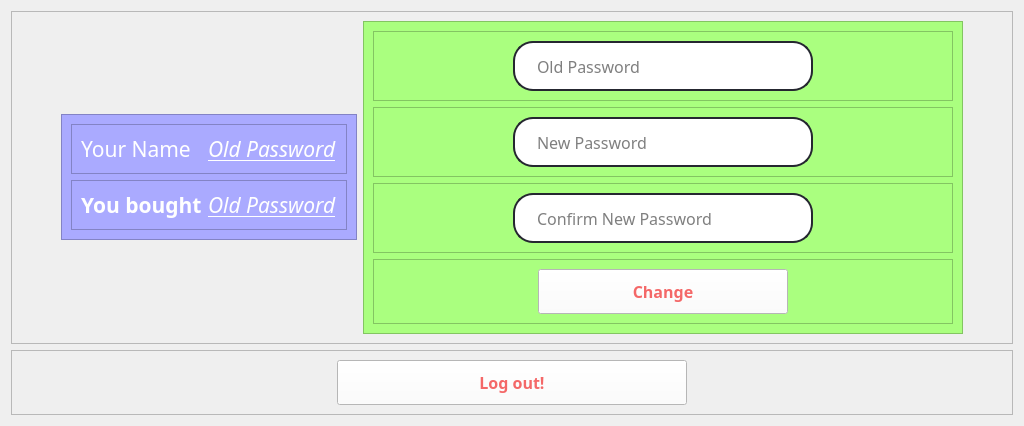
         <widget class="QWidget" name="profile_page">
          <layout class="QVBoxLayout" name="verticalLayout_9">
           <item>
            <widget class="QFrame" name="frame_5">
             <property name="sizePolicy">
              <sizepolicy hsizetype="Preferred" vsizetype="Fixed">
               <horstretch>0</horstretch>
               <verstretch>0</verstretch>
              </sizepolicy>
             </property>
             <property name="styleSheet">
              <string notr="true">
color: rgb(255, 255, 255);</string>
             </property>
             <property name="frameShape">
              <enum>QFrame::StyledPanel</enum>
             </property>
             <property name="frameShadow">
              <enum>QFrame::Raised</enum>
             </property>
             <layout class="QHBoxLayout" name="horizontalLayout_16">
              <item>
               <spacer name="horizontalSpacer_11">
                <property name="orientation">
                 <enum>Qt::Horizontal</enum>
                </property>
                <property name="sizeType">
                 <enum>QSizePolicy::Fixed</enum>
                </property>
                <property name="sizeHint" stdset="0">
                 <size>
                  <width>40</width>
                  <height>20</height>
                 </size>
                </property>
               </spacer>
              </item>
              <item>
               <widget class="QFrame" name="frame_14">
                <property name="sizePolicy">
                 <sizepolicy hsizetype="Fixed" vsizetype="Fixed">
                  <horstretch>0</horstretch>
                  <verstretch>0</verstretch>
                 </sizepolicy>
                </property>
                <property name="styleSheet">
                 <string notr="true">background-color: rgb(170, 170, 255);</string>
                </property>
                <property name="frameShape">
                 <enum>QFrame::StyledPanel</enum>
                </property>
                <property name="frameShadow">
                 <enum>QFrame::Raised</enum>
                </property>
                <layout class="QVBoxLayout" name="verticalLayout_13">
                 <item>
                  <widget class="QFrame" name="frame_19">
                   <property name="frameShape">
                    <enum>QFrame::StyledPanel</enum>
                   </property>
                   <property name="frameShadow">
                    <enum>QFrame::Raised</enum>
                   </property>
                   <layout class="QHBoxLayout" name="horizontalLayout_18">
                    <item>
                     <widget class="QLabel" name="label_17">
                      <property name="sizePolicy">
                       <sizepolicy hsizetype="Preferred" vsizetype="Fixed">
                        <horstretch>0</horstretch>
                        <verstretch>0</verstretch>
                       </sizepolicy>
                      </property>
                      <property name="font">
                       <font>
                        <family>Montserrat SemiBold</family>
                        <pointsize>16</pointsize>
                        <weight>50</weight>
                        <bold>false</bold>
                       </font>
                      </property>
                      <property name="text">
                       <string>Your Name</string>
                      </property>
                     </widget>
                    </item>
                    <item>
                     <widget class="QLabel" name="label_profile_name">
                      <property name="sizePolicy">
                       <sizepolicy hsizetype="Preferred" vsizetype="Fixed">
                        <horstretch>0</horstretch>
                        <verstretch>0</verstretch>
                       </sizepolicy>
                      </property>
                      <property name="font">
                       <font>
                        <family>Montserrat Thin</family>
                        <pointsize>16</pointsize>
                        <italic>true</italic>
                        <underline>true</underline>
                       </font>
                      </property>
                      <property name="text">
                       <string>Old Password</string>
                      </property>
                     </widget>
                    </item>
                   </layout>
                  </widget>
                 </item>
                 <item>
                  <widget class="QFrame" name="frame_20">
                   <property name="frameShape">
                    <enum>QFrame::StyledPanel</enum>
                   </property>
                   <property name="frameShadow">
                    <enum>QFrame::Raised</enum>
                   </property>
                   <layout class="QHBoxLayout" name="horizontalLayout_19">
                    <item>
                     <widget class="QLabel" name="label_19">
                      <property name="sizePolicy">
                       <sizepolicy hsizetype="Preferred" vsizetype="Fixed">
                        <horstretch>0</horstretch>
                        <verstretch>0</verstretch>
                       </sizepolicy>
                      </property>
                      <property name="font">
                       <font>
                        <family>Montserrat SemiBold</family>
                        <pointsize>16</pointsize>
                        <weight>75</weight>
                        <bold>true</bold>
                       </font>
                      </property>
                      <property name="text">
                       <string>You bought</string>
                      </property>
                     </widget>
                    </item>
                    <item>
                     <widget class="QLabel" name="label_profile_bought">
                      <property name="sizePolicy">
                       <sizepolicy hsizetype="Preferred" vsizetype="Fixed">
                        <horstretch>0</horstretch>
                        <verstretch>0</verstretch>
                       </sizepolicy>
                      </property>
                      <property name="font">
                       <font>
                        <family>Montserrat Thin</family>
                        <pointsize>16</pointsize>
                        <italic>true</italic>
                        <underline>true</underline>
                       </font>
                      </property>
                      <property name="text">
                       <string>Old Password</string>
                      </property>
                     </widget>
                    </item>
                   </layout>
                  </widget>
                 </item>
                </layout>
               </widget>
              </item>
              <item>
               <widget class="QFrame" name="frame_15">
                <property name="sizePolicy">
                 <sizepolicy hsizetype="Fixed" vsizetype="Fixed">
                  <horstretch>0</horstretch>
                  <verstretch>0</verstretch>
                 </sizepolicy>
                </property>
                <property name="minimumSize">
                 <size>
                  <width>600</width>
                  <height>0</height>
                 </size>
                </property>
                <property name="styleSheet">
                 <string notr="true">background-color: rgb(170, 255, 127);</string>
                </property>
                <property name="frameShape">
                 <enum>QFrame::StyledPanel</enum>
                </property>
                <property name="frameShadow">
                 <enum>QFrame::Raised</enum>
                </property>
                <layout class="QVBoxLayout" name="verticalLayout_12">
                 <item>
                  <widget class="QFrame" name="frame_18">
                   <property name="frameShape">
                    <enum>QFrame::StyledPanel</enum>
                   </property>
                   <property name="frameShadow">
                    <enum>QFrame::Raised</enum>
                   </property>
                   <layout class="QHBoxLayout" name="horizontalLayout_17">
                    <item>
                     <widget class="QLineEdit" name="lineEdit_old_pass">
                      <property name="sizePolicy">
                       <sizepolicy hsizetype="Fixed" vsizetype="Fixed">
                        <horstretch>0</horstretch>
                        <verstretch>0</verstretch>
                       </sizepolicy>
                      </property>
                      <property name="minimumSize">
                       <size>
                        <width>0</width>
                        <height>50</height>
                       </size>
                      </property>
                      <property name="maximumSize">
                       <size>
                        <width>300</width>
                        <height>16777215</height>
                       </size>
                      </property>
                      <property name="font">
                       <font>
                        <family>Montserrat Medium</family>
                        <pointsize>12</pointsize>
                       </font>
                      </property>
                      <property name="styleSheet">
                       <string notr="true">QLineEdit {
	border: 2px solid rgb(37, 39, 48);
	border-radius: 20px;
	color: #000000;
	padding-left: 20px;
	padding-right: 20px;
	background-color: rgb(255, 255, 255);
}
QLineEdit:hover {
	border: 2px solid rgb(48, 50, 62);}
QLineEdit:focus{
	border: 2px solid rgb(85, 170, 255);}</string>
                      </property>
                      <property name="text">
                       <string/>
                      </property>
                      <property name="echoMode">
                       <enum>QLineEdit::Password</enum>
                      </property>
                      <property name="placeholderText">
                       <string>Old Password</string>
                      </property>
                     </widget>
                    </item>
                   </layout>
                  </widget>
                 </item>
                 <item>
                  <widget class="QFrame" name="frame_16">
                   <property name="frameShape">
                    <enum>QFrame::StyledPanel</enum>
                   </property>
                   <property name="frameShadow">
                    <enum>QFrame::Raised</enum>
                   </property>
                   <layout class="QHBoxLayout" name="horizontalLayout_21">
                    <item>
                     <widget class="QLineEdit" name="lineEdit_con_new_pass">
                      <property name="sizePolicy">
                       <sizepolicy hsizetype="Fixed" vsizetype="Fixed">
                        <horstretch>0</horstretch>
                        <verstretch>0</verstretch>
                       </sizepolicy>
                      </property>
                      <property name="minimumSize">
                       <size>
                        <width>0</width>
                        <height>50</height>
                       </size>
                      </property>
                      <property name="maximumSize">
                       <size>
                        <width>300</width>
                        <height>16777215</height>
                       </size>
                      </property>
                      <property name="font">
                       <font>
                        <family>Montserrat Medium</family>
                        <pointsize>12</pointsize>
                       </font>
                      </property>
                      <property name="styleSheet">
                       <string notr="true">QLineEdit {
	border: 2px solid rgb(37, 39, 48);
	border-radius: 20px;
	color: #000000;
	padding-left: 20px;
	padding-right: 20px;
	background-color: rgb(255, 255, 255);
}
QLineEdit:hover {
	border: 2px solid rgb(48, 50, 62);}
QLineEdit:focus{
	border: 2px solid rgb(85, 170, 255);}</string>
                      </property>
                      <property name="echoMode">
                       <enum>QLineEdit::Password</enum>
                      </property>
                      <property name="placeholderText">
                       <string>New Password</string>
                      </property>
                     </widget>
                    </item>
                   </layout>
                  </widget>
                 </item>
                 <item>
                  <widget class="QFrame" name="frame_17">
                   <property name="frameShape">
                    <enum>QFrame::StyledPanel</enum>
                   </property>
                   <property name="frameShadow">
                    <enum>QFrame::Raised</enum>
                   </property>
                   <layout class="QHBoxLayout" name="horizontalLayout_20">
                    <item>
                     <widget class="QLineEdit" name="lineEdit_new_pass">
                      <property name="sizePolicy">
                       <sizepolicy hsizetype="Preferred" vsizetype="Fixed">
                        <horstretch>0</horstretch>
                        <verstretch>0</verstretch>
                       </sizepolicy>
                      </property>
                      <property name="minimumSize">
                       <size>
                        <width>0</width>
                        <height>50</height>
                       </size>
                      </property>
                      <property name="maximumSize">
                       <size>
                        <width>300</width>
                        <height>16777215</height>
                       </size>
                      </property>
                      <property name="font">
                       <font>
                        <family>Montserrat Medium</family>
                        <pointsize>12</pointsize>
                       </font>
                      </property>
                      <property name="styleSheet">
                       <string notr="true">QLineEdit {
	border: 2px solid rgb(37, 39, 48);
	border-radius: 20px;
	color: #000000;
	padding-left: 20px;
	padding-right: 20px;
	background-color: rgb(255, 255, 255);
}
QLineEdit:hover {
	border: 2px solid rgb(48, 50, 62);}
QLineEdit:focus{
	border: 2px solid rgb(85, 170, 255);}</string>
                      </property>
                      <property name="echoMode">
                       <enum>QLineEdit::Password</enum>
                      </property>
                      <property name="placeholderText">
                       <string>Confirm New Password </string>
                      </property>
                     </widget>
                    </item>
                   </layout>
                  </widget>
                 </item>
                 <item>
                  <widget class="QFrame" name="frame_21">
                   <property name="sizePolicy">
                    <sizepolicy hsizetype="Preferred" vsizetype="Fixed">
                     <horstretch>0</horstretch>
                     <verstretch>0</verstretch>
                    </sizepolicy>
                   </property>
                   <property name="frameShape">
                    <enum>QFrame::StyledPanel</enum>
                   </property>
                   <property name="frameShadow">
                    <enum>QFrame::Raised</enum>
                   </property>
                   <layout class="QHBoxLayout" name="horizontalLayout_24">
                    <item>
                     <spacer name="horizontalSpacer_7">
                      <property name="orientation">
                       <enum>Qt::Horizontal</enum>
                      </property>
                      <property name="sizeHint" stdset="0">
                       <size>
                        <width>40</width>
                        <height>20</height>
                       </size>
                      </property>
                     </spacer>
                    </item>
                    <item>
                     <widget class="QPushButton" name="btn_profile_change">
                      <property name="sizePolicy">
                       <sizepolicy hsizetype="Preferred" vsizetype="Fixed">
                        <horstretch>0</horstretch>
                        <verstretch>0</verstretch>
                       </sizepolicy>
                      </property>
                      <property name="minimumSize">
                       <size>
                        <width>250</width>
                        <height>0</height>
                       </size>
                      </property>
                      <property name="font">
                       <font>
                        <family>Montserrat</family>
                        <pointsize>12</pointsize>
                        <weight>75</weight>
                        <bold>true</bold>
                       </font>
                      </property>
                      <property name="cursor">
                       <cursorShape>PointingHandCursor</cursorShape>
                      </property>
                      <property name="styleSheet">
                       <string notr="true">QPushButton {
	background-color: rgb(255, 255, 255);
	padding-left: 60px;
	padding-right: 60px;
	padding-top: 10px;
	padding-bottom: 10px;
	color: rgb(244, 104, 104);
}
QPushButton:hover {
	border: 3px solid rgb(48, 50, 62);
background-color: rgb(227, 227, 227);
}
</string>
                      </property>
                      <property name="text">
                       <string>Change</string>
                      </property>
                     </widget>
                    </item>
                    <item>
                     <spacer name="horizontalSpacer_8">
                      <property name="orientation">
                       <enum>Qt::Horizontal</enum>
                      </property>
                      <property name="sizeHint" stdset="0">
                       <size>
                        <width>40</width>
                        <height>20</height>
                       </size>
                      </property>
                     </spacer>
                    </item>
                   </layout>
                  </widget>
                 </item>
                </layout>
               </widget>
              </item>
              <item>
               <spacer name="horizontalSpacer_12">
                <property name="orientation">
                 <enum>Qt::Horizontal</enum>
                </property>
                <property name="sizeType">
                 <enum>QSizePolicy::Fixed</enum>
                </property>
                <property name="sizeHint" stdset="0">
                 <size>
                  <width>40</width>
                  <height>20</height>
                 </size>
                </property>
               </spacer>
              </item>
             </layout>
            </widget>
           </item>
           <item>
            <widget class="QFrame" name="frame_22">
             <property name="sizePolicy">
              <sizepolicy hsizetype="Preferred" vsizetype="Fixed">
               <horstretch>0</horstretch>
               <verstretch>0</verstretch>
              </sizepolicy>
             </property>
             <property name="frameShape">
              <enum>QFrame::StyledPanel</enum>
             </property>
             <property name="frameShadow">
              <enum>QFrame::Raised</enum>
             </property>
             <layout class="QHBoxLayout" name="horizontalLayout_25">
              <item>
               <spacer name="horizontalSpacer_9">
                <property name="orientation">
                 <enum>Qt::Horizontal</enum>
                </property>
                <property name="sizeHint" stdset="0">
                 <size>
                  <width>40</width>
                  <height>20</height>
                 </size>
                </property>
               </spacer>
              </item>
              <item>
               <widget class="QPushButton" name="btn_logout">
                <property name="minimumSize">
                 <size>
                  <width>350</width>
                  <height>0</height>
                 </size>
                </property>
                <property name="font">
                 <font>
                  <family>Montserrat</family>
                  <pointsize>12</pointsize>
                  <weight>75</weight>
                  <bold>true</bold>
                 </font>
                </property>
                <property name="cursor">
                 <cursorShape>PointingHandCursor</cursorShape>
                </property>
                <property name="styleSheet">
                 <string notr="true">QPushButton {
	background-color: rgb(255, 255, 255);
	padding-left: 60px;
	padding-right: 60px;
	padding-top: 10px;
	padding-bottom: 10px;
	color: rgb(244, 104, 104);
}
QPushButton:hover {
	border: 3px solid rgb(48, 50, 62);
background-color: rgb(227, 227, 227);
}
</string>
                </property>
                <property name="text">
                 <string>Log out!</string>
                </property>
                <property name="iconSize">
                 <size>
                  <width>25</width>
                  <height>25</height>
                 </size>
                </property>
               </widget>
              </item>
              <item>
               <spacer name="horizontalSpacer_10">
                <property name="orientation">
                 <enum>Qt::Horizontal</enum>
                </property>
                <property name="sizeHint" stdset="0">
                 <size>
                  <width>40</width>
                  <height>20</height>
                 </size>
                </property>
               </spacer>
              </item>
             </layout>
            </widget>
           </item>
          </layout>
         </widget>
